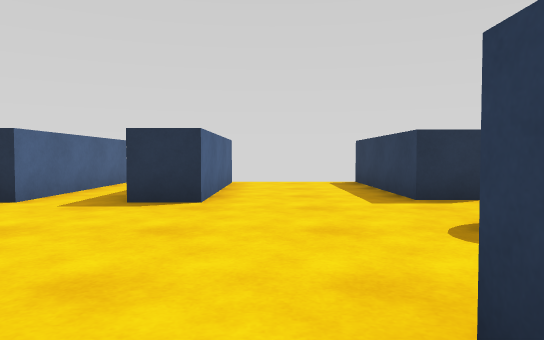
View 1 (above)

16 first-person views from a walk through a scene from a Unity 3-D project. The camera is 0.62 m above the floor, tilts 2° down and sees 70° across. The floor is counted in squares, 1 m on a side. Each view is taken from the middle of a square. On the plan, view 1 faces up. The plan holds only what a view shows up to about 10 squares ahead; the rest is blank. The place goes on beyond the plan.

View 2
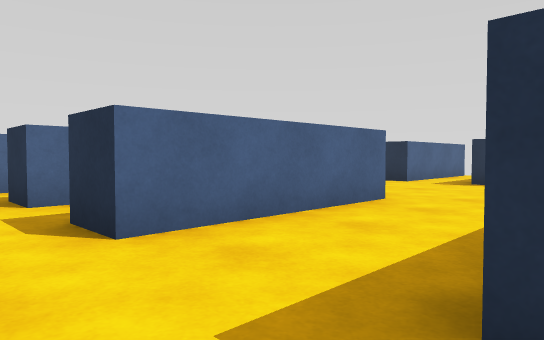

View 3
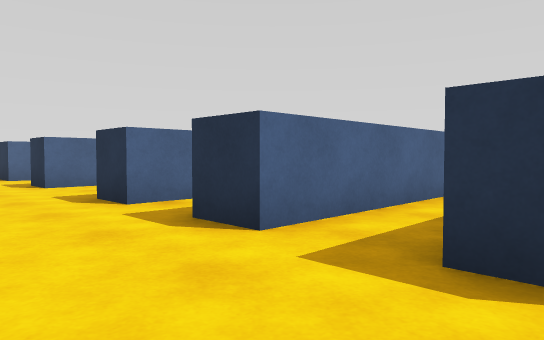

View 4
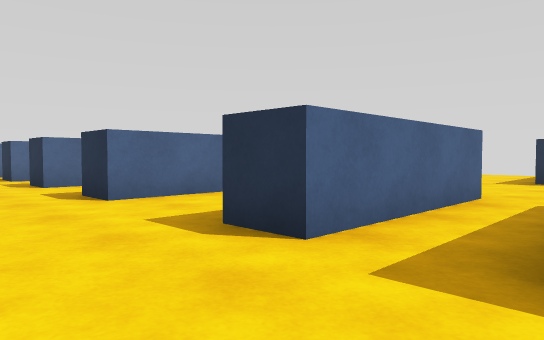

View 5
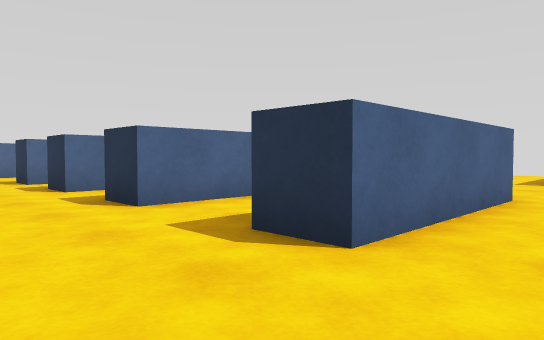

View 6
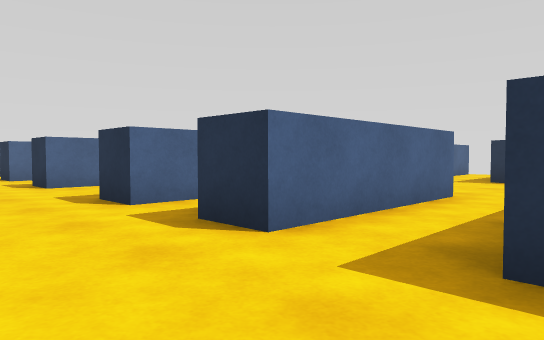

View 7
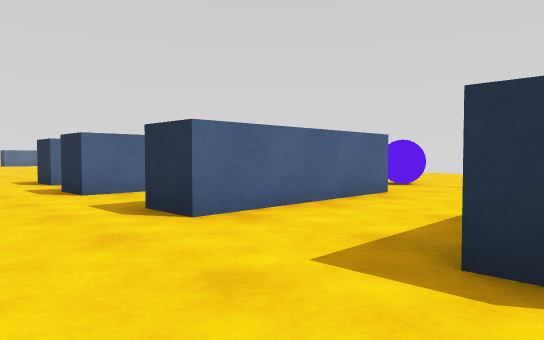

View 8
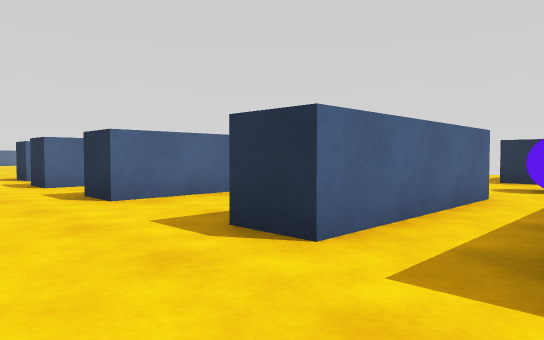

View 9
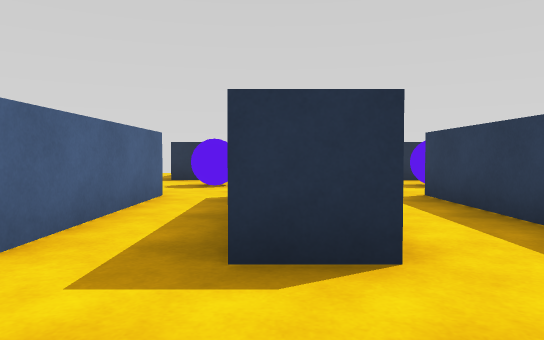

View 10
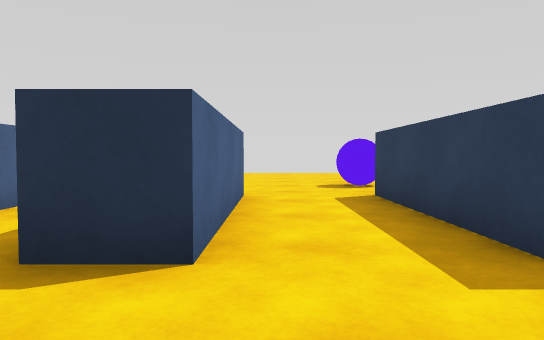

View 11
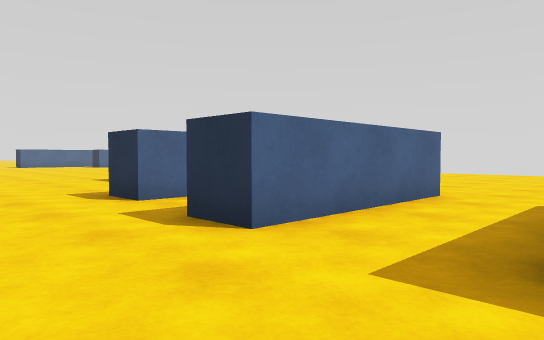

View 12
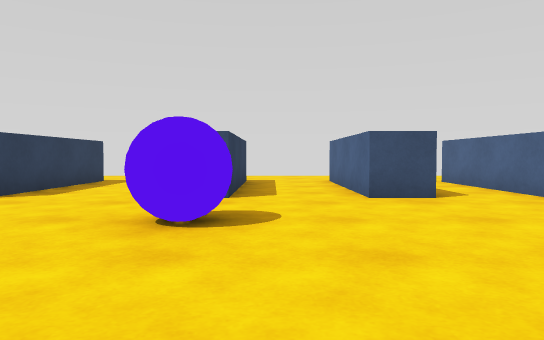

View 13
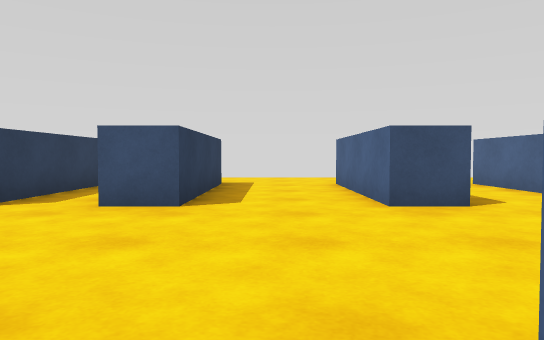

View 14
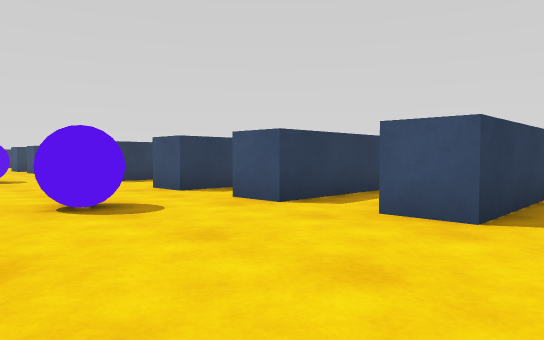

View 15
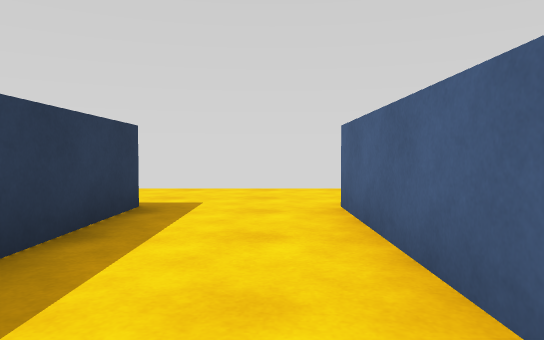

View 16
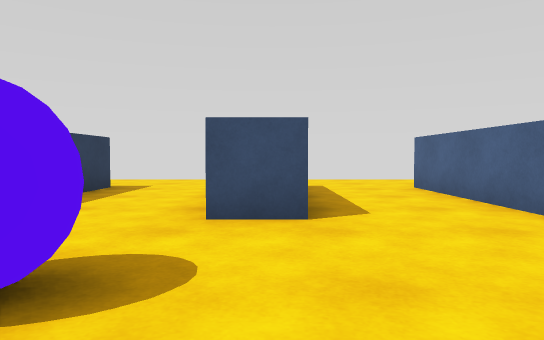

### Floor plan
Points are (right, up) in squares from view 1. A wall is a line through its corners. A room is listed if a view was taken in it or the views show most of it. See-through windows are left out.
Room 1 (views 1, 2, 3, 4, 5, 6, 7, 8, 9, 10, 11)
walls: (-14.5, -1.6) (-14.5, 1.2); (-13.6, -0.5) (-13.6, -2.8) (-14.6, -2.8); (-10.5, 1.2) (-10.5, -2.8) (-11.5, -2.8); (-16.2, 1.2) (-16.2, -2.8) (-17.2, -2.8); (-18.7, 1.2) (-18.7, -2.8) (-19.8, -2.8) (-19.8, 1); (-6.8, 1.2) (-6.8, -2.8) (-7.9, -2.8) (-7.9, 1.2); (-5.4, -2.1) (-5.4, 1.2); (-4.3, 1.2) (-4.3, -2.8) (-5.4, -2.8); (-22.3, 1.2) (-22.3, -2.8) (-23.3, -2.8) (-23.3, 1.2); (-2.9, -0.1) (-2.9, 1.2); (-1.9, 1.2) (-1.9, -2.8) (-2.9, -2.8); (-25.4, 1.2) (-25.4, -2.8) (-26.5, -2.8); (0.6, -2.9) (0.6, 1.2); (-28.2, 1.1) (-28.2, -2.5)
ways out: opening at (-13, 1) to room 2
Room 2 (views 12, 13, 14, 15, 16)
walls: (-11.5, 1.2) (-10.5, 1.2); (-19, 5.2) (-19.8, 5.2); (-7.9, 1.2) (-6.8, 1.2); (-5.4, 1.2) (-4.3, 1.2); (-3.4, 9.2) (-3.4, 5.2) (-4, 5.2); (-2.9, 1.2) (-1.9, 1.2); (-26.5, 1.2) (-25.4, 1.2); (-0.9, 9.1) (-0.9, 5.2) (-2, 5.2); (0.6, 1.2) (1.8, 1.2); (2.5, 5.5) (2.1, 5.5) (2.1, 9.5)
ways out: opening at (-13, 1) to room 1; gap at (-4, 5)
objects: ball (-23, 3) to (-23, 4); ball (-18, 3) to (-18, 4); ball (-14, 3) to (-13, 4); ball (-4, 3) to (-4, 4); ball (2, 3) to (2, 4)

Where each view was taken, in squares from view 1:
view 1: 0 up, 0 right, facing up
view 2: 4 down, 1 right, facing up-left
view 3: 5 down, 2 left, facing up-left
view 4: 5 down, 5 left, facing up-left
view 5: 5 down, 9 left, facing up-left
view 6: 5 down, 14 left, facing up-left
view 7: 5 down, 19 left, facing up-left
view 8: 5 down, 17 left, facing up-left
view 9: 5 down, 17 left, facing up
view 10: 5 down, 25 left, facing up
view 11: 5 down, 23 left, facing up-left
view 12: 7 up, 24 left, facing down
view 13: 6 up, 9 left, facing down
view 14: 5 up, 9 left, facing down-right
view 15: 2 up, 1 left, facing down
view 16: 5 up, 1 right, facing down
